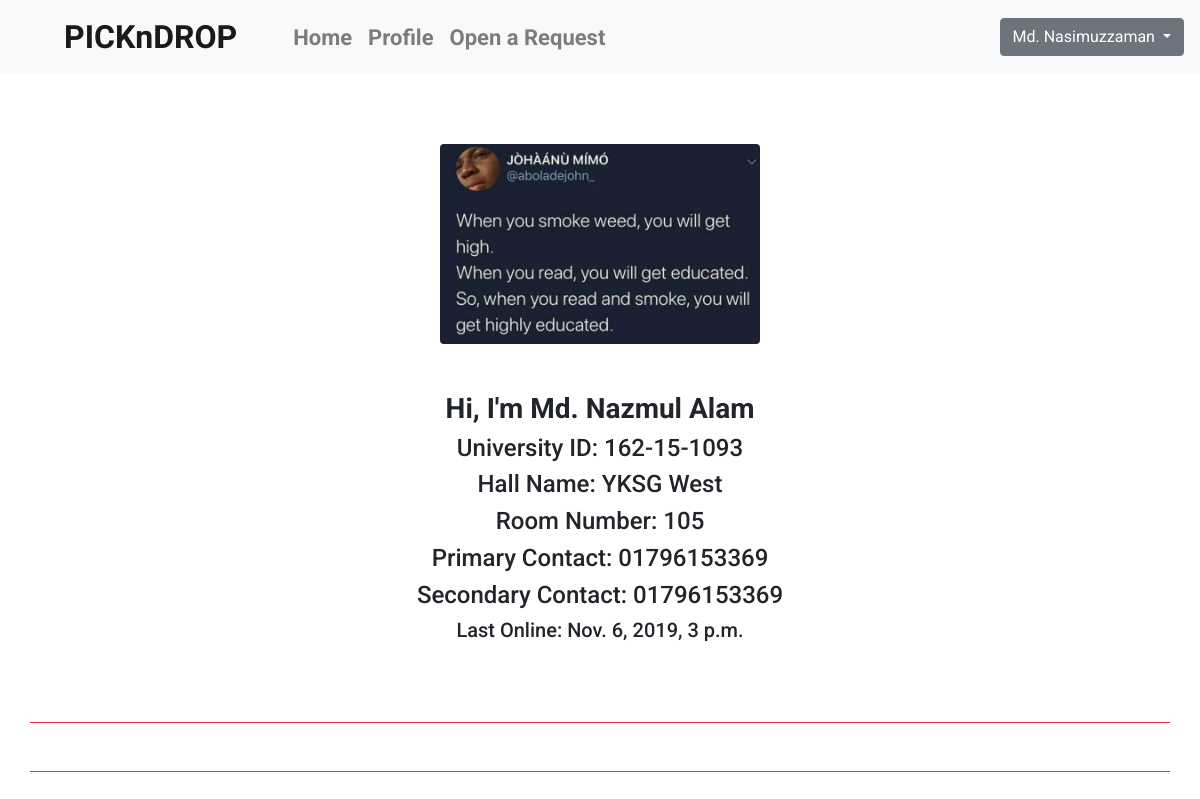
Page /profile/162-15-1093/ (signed in) on the committed database.
### userprofile/models.py (models this page shows, shortened)
class ProfileEdit(models.Model):
    displayPicture = models.ImageField(upload_to='dp')
    hallName = models.CharField(max_length=1055, choices=c.CHOICES_HallName)
    roomNumber = models.CharField(max_length=3)
    contact1 = models.CharField(max_length=11)
    contact2 = models.CharField(max_length=11, null=True, blank=True)
    profileAuthor = models.OneToOneField(User, on_delete=models.CASCADE)

### userprofile/views.py (the view)
# urls.py: path('<str:username>/', v.profile_views, name='profile_views'),
@login_required
def profile_views(request, username):
    try:
        user = User.objects.get(username=username)
    except (TypeError, ValueError, OverflowError, User.DoesNotExist):
        user = None
        return HttpResponse('<h1>No Such User<h1>')
    try:
        profile = ProfileEdit.objects.get(profileAuthor=user)
        order_status = AcceptOrderRequest.objects.filter(
            orderDetails__author__profileAuthor__username=request.user.username,
        ).order_by('orderDetails__deliveryDate') #delivered=True
        delivery_status = AcceptOrderRequest.objects.filter(
            deliveryMan__profileAuthor__username=request.user.username,
        ).order_by('orderDetails__deliveryDate') #delivered=True
    except (TypeError, ValueError, OverflowError, ProfileEdit.DoesNotExist):
        if request.user.username == username:
            return redirect('edit/')
        else:
            return HttpResponse('<h1>Profile Not Complete</h1>')
    context = {
        'profile': profile,
        'delivery_status': delivery_status,
        'order_status': order_status,
    }
    return render(request, 'profile.html', context)

### userprofile/templates/profile.html (shortened to what this page needs)
{% extends 'base.html' %}
{% load static %}
{% block core %}
    <div class="w-100 h-100 mt-5 text-center align-item-center">
        <div class="xyz">
            <img class="mb-5 rounded" src="{{ profile.displayPicture.url }}" alt="User's pic">
            <h3>Hi, I'm {{ profile.profileAuthor.first_name }}</h3>
            <h4>University ID: {{ profile.profileAuthor.username }}</h4>
            <h4>Hall Name: {{ profile.hallName }}</h4>
            <h4>Room Number: {{ profile.roomNumber }}</h4>
            <h4>Primary Contact: {{ profile.contact1 }}</h4>
            <h4>Secondary Contact: {{ profile.contact2 }}</h4>
            <h5>Last Online: {{ profile.profileAuthor.last_login}}</h5>
        </div>
        <br>
    </div>
    <div class=" container mt-5 mb-5 border-bottom border-danger"></div>
    <div class=" container mt-5 mb-5 border-bottom border-danger"></div>
{% endblock %}

### templates/base.html (shortened to what this page needs)
{% load static %}
<!doctype html>
<html lang="en">
  <head>
    <link rel="stylesheet" href="https://stackpath.bootstrapcdn.com/bootstrap/4.3.1/css/bootstrap.min.css" >
      <link rel="stylesheet" href="{% static 'css/style.css' %}">
  </head>
  <body>
    <nav class="navbar navbar-expand-lg navbar-light bg-light fixed-top" style="background-color: #e3f2fd;">
        <a class="navbar-brand mr-5 ml-5 fon" href="{% url 'home' %}">PICKnDROP</a>
      <div class="collapse navbar-collapse " id="navbarText">
        <ul class="navbar-nav mr-auto">
          <li class="nav-item">
            <a class="nav-link" href="{% url 'home' %}">Home <span class="sr-only">(current)</span></a>
          </li>
          <li class="nav-item">
              {% if user.is_authenticated %}
                  <a class="nav-link" href="../../../../profile/{{ user.username }}/">Profile</a>
              {% else %}
                  <a class="nav-link" href="{% url 'login' %}">Profile</a>
              {% endif %}
          </li>
          <li class="nav-item">
            <a class="nav-link" href="{% url 'request-form' %}">Open a Request</a>
          </li>
        </ul>
        <span class="navbar-text">
            {% if user.is_authenticated %}
                <div class="dropdown">
                  <button class="btn btn-secondary dropdown-toggle" type="button" id="dropdownMenuButton" data-toggle="dropdown" aria-haspopup="true" aria-expanded="false">
                      {{ user.first_name }}
                  </button>
                </div>
            {% else %}
                <a href="{% url 'login' %}" class="btn btn-secondary" >Login</a>
            {% endif %}
        </span>
      </div>
    </nav>
    <div  style="padding-top: 6em;"></div>
    {% block core %}
    {% endblock %}
  </body>
</html>

### static/css/style.css (style rules this page uses)
body { font-family: 'Roboto', sans-serif; width: 100%; }
h3 { font-weight: bold; }
img { height: 200px; }
ul li a { font-size: 22px; font-weight: bold; }
.fon { font-family: 'Staatliches', cursive; !important; font-weight: bold; font-size: 2em; }

### rows in the picture
ProfileEdit: displayPicture (picture), profileAuthor.first_name "Md. Nazmul Alam", profileAuthor.username "162-15-1093", hallName "YKSG West", roomNumber "105", contact1 "01796153369", contact2 "01796153369", profileAuthor.last_login "Nov. 6, 2019, 3 p.m."

### other values in the picture
{{ user.first_name }} "Md. Nasimuzzaman"
